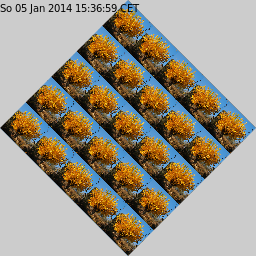

Generate this figure with Julia:
## header to provide surface and context
using Cairo
c = CairoRGBSurface(256,256);
cr = CairoContext(c);

save(cr);
set_source_rgb(cr,0.8,0.8,0.8);    # light gray
rectangle(cr,0.0,0.0,256.0,256.0); # background
fill(cr);
restore(cr);

save(cr);
## original example, following here
image = read_from_png ("data/mulberry.png");
w = image.width; 
h = image.height;

pattern = CairoPattern(image);
pattern_set_extend(pattern, Cairo.EXTEND_REPEAT);

translate (cr, 128.0, 128.0);
rotate (cr, pi / 4);
scale (cr, 1 / sqrt (2), 1 / sqrt (2));
translate (cr, -128.0, -128.0);

m = CairoMatrix(w/256.0 * 5.0,0,0,h/256.0 * 5.0,0,0);
#matrix_init_scale (&matrix, w/256.0 * 5.0, h/256.0 * 5.0);

set_matrix (pattern, m);
set_source (cr, pattern);

rectangle (cr, 0, 0, 256.0, 256.0);
fill (cr);

## mark picture with current date
restore(cr);
move_to(cr,0.0,12.0);
set_source_rgb (cr, 0,0,0);
show_text(cr,strftime(time()));
write_to_png(c,"sample_imagepattern.png");
